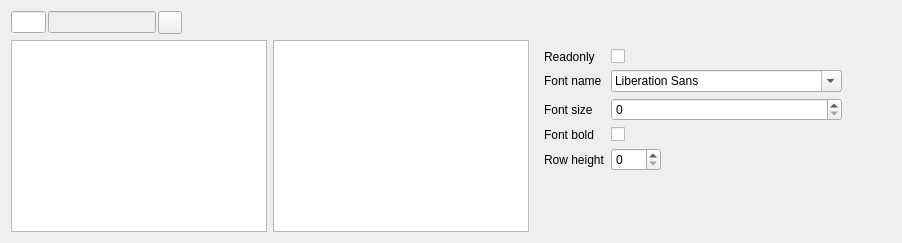
         <widget class="QWidget" name="tab_12">
          <attribute name="title">
           <string>Print</string>
          </attribute>
          <layout class="QGridLayout" name="gridLayout_7">
           <item row="0" column="0">
            <widget class="QWidget" name="widget_12" native="true">
             <property name="minimumSize">
              <size>
               <width>0</width>
               <height>20</height>
              </size>
             </property>
             <layout class="QHBoxLayout" name="horizontalLayout_10">
              <property name="spacing">
               <number>2</number>
              </property>
              <property name="leftMargin">
               <number>0</number>
              </property>
              <property name="topMargin">
               <number>0</number>
              </property>
              <property name="rightMargin">
               <number>0</number>
              </property>
              <property name="bottomMargin">
               <number>0</number>
              </property>
              <item>
               <widget class="EQLineEdit" name="lerpGroup">
                <property name="maximumSize">
                 <size>
                  <width>35</width>
                  <height>16777215</height>
                 </size>
                </property>
               </widget>
              </item>
              <item>
               <widget class="QLineEdit" name="lerpGroupName">
                <property name="enabled">
                 <bool>false</bool>
                </property>
               </widget>
              </item>
              <item>
               <widget class="QToolButton" name="btnAddrpGroup">
                <property name="text">
                 <string/>
                </property>
                <property name="icon">
                 <iconset resource="res.qrc">
                  <normaloff>:/images/plus.png</normaloff>:/images/plus.png</iconset>
                </property>
               </widget>
              </item>
              <item>
               <spacer name="horizontalSpacer_11">
                <property name="orientation">
                 <enum>Qt::Orientation::Horizontal</enum>
                </property>
                <property name="sizeHint" stdset="0">
                 <size>
                  <width>56</width>
                  <height>20</height>
                 </size>
                </property>
               </spacer>
              </item>
             </layout>
            </widget>
           </item>
           <item row="1" column="1">
            <widget class="QListWidget" name="lwrpReports">
             <property name="minimumSize">
              <size>
               <width>200</width>
               <height>0</height>
              </size>
             </property>
            </widget>
           </item>
           <item row="0" column="1">
            <widget class="QWidget" name="widget_13" native="true">
             <layout class="QHBoxLayout" name="horizontalLayout_11">
              <property name="spacing">
               <number>2</number>
              </property>
              <property name="leftMargin">
               <number>0</number>
              </property>
              <property name="topMargin">
               <number>0</number>
              </property>
              <property name="rightMargin">
               <number>0</number>
              </property>
              <property name="bottomMargin">
               <number>0</number>
              </property>
              <item>
               <spacer name="horizontalSpacer_12">
                <property name="orientation">
                 <enum>Qt::Orientation::Horizontal</enum>
                </property>
                <property name="sizeHint" stdset="0">
                 <size>
                  <width>253</width>
                  <height>20</height>
                 </size>
                </property>
               </spacer>
              </item>
             </layout>
            </widget>
           </item>
           <item row="1" column="0">
            <widget class="QListWidget" name="lwrpGroups">
             <property name="minimumSize">
              <size>
               <width>200</width>
               <height>0</height>
              </size>
             </property>
            </widget>
           </item>
           <item row="0" column="2">
            <widget class="QWidget" name="widget_14" native="true"/>
           </item>
           <item row="1" column="2">
            <widget class="QWidget" name="widget_11" native="true">
             <property name="sizePolicy">
              <sizepolicy hsizetype="Preferred" vsizetype="Preferred">
               <horstretch>2</horstretch>
               <verstretch>2</verstretch>
              </sizepolicy>
             </property>
             <property name="minimumSize">
              <size>
               <width>100</width>
               <height>0</height>
              </size>
             </property>
             <layout class="QGridLayout" name="gridLayout_8">
              <item row="2" column="1">
               <widget class="QFontComboBox" name="fbrpFontName"/>
              </item>
              <item row="6" column="1">
               <spacer name="verticalSpacer_6">
                <property name="orientation">
                 <enum>Qt::Orientation::Vertical</enum>
                </property>
                <property name="sizeHint" stdset="0">
                 <size>
                  <width>20</width>
                  <height>40</height>
                 </size>
                </property>
               </spacer>
              </item>
              <item row="4" column="0">
               <widget class="QLabel" name="label_48">
                <property name="text">
                 <string>Font bold</string>
                </property>
               </widget>
              </item>
              <item row="1" column="0">
               <widget class="QLabel" name="label_47">
                <property name="text">
                 <string>Readonly</string>
                </property>
               </widget>
              </item>
              <item row="4" column="1">
               <widget class="QCheckBox" name="chrpFontBold">
                <property name="text">
                 <string/>
                </property>
               </widget>
              </item>
              <item row="1" column="1">
               <widget class="QCheckBox" name="chrpReadyOnly">
                <property name="layoutDirection">
                 <enum>Qt::LayoutDirection::LeftToRight</enum>
                </property>
                <property name="text">
                 <string/>
                </property>
               </widget>
              </item>
              <item row="2" column="2">
               <spacer name="horizontalSpacer_13">
                <property name="orientation">
                 <enum>Qt::Orientation::Horizontal</enum>
                </property>
                <property name="sizeHint" stdset="0">
                 <size>
                  <width>40</width>
                  <height>20</height>
                 </size>
                </property>
               </spacer>
              </item>
              <item row="3" column="0">
               <widget class="QLabel" name="label_46">
                <property name="text">
                 <string>Font size</string>
                </property>
               </widget>
              </item>
              <item row="2" column="0">
               <widget class="QLabel" name="label_45">
                <property name="text">
                 <string>Font name</string>
                </property>
               </widget>
              </item>
              <item row="3" column="1">
               <widget class="QSpinBox" name="sbrpFontSize"/>
              </item>
              <item row="5" column="0">
               <widget class="QLabel" name="label_51">
                <property name="text">
                 <string>Row height</string>
                </property>
               </widget>
              </item>
              <item row="5" column="1">
               <widget class="QSpinBox" name="chrpRowHeight">
                <property name="maximumSize">
                 <size>
                  <width>50</width>
                  <height>16777215</height>
                 </size>
                </property>
               </widget>
              </item>
             </layout>
            </widget>
           </item>
          </layout>
         </widget>
